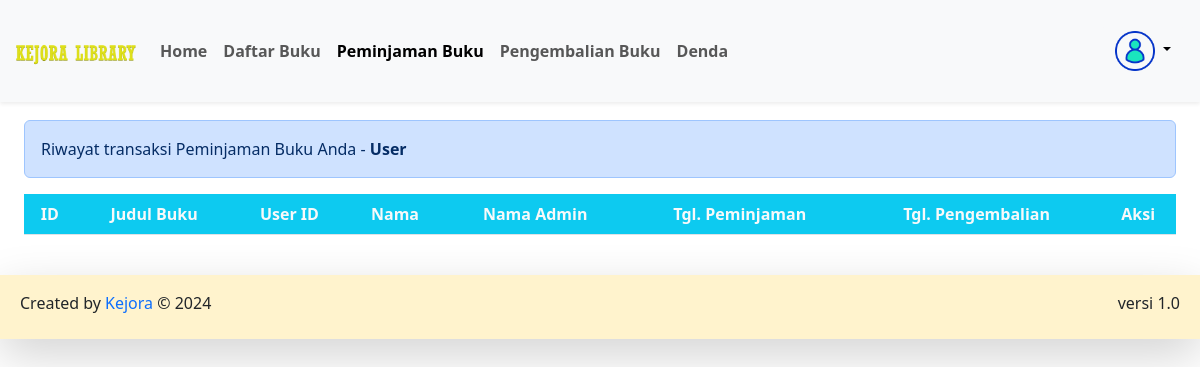
Before: /user/peminjaman.php (signed in) with the older database file.
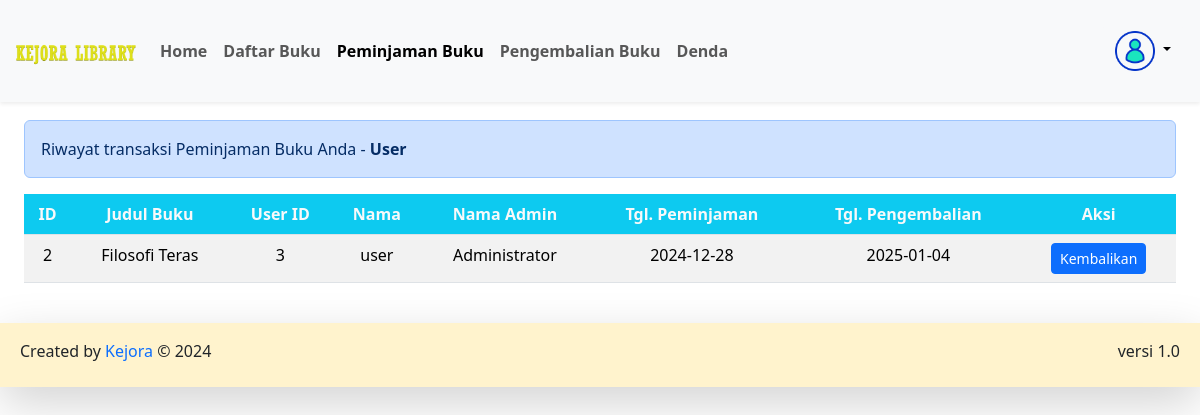
After: the same page with the newer database file.
### tables this page shows
CREATE TABLE `peminjaman` (
  `id_peminjaman` int NOT NULL,
  `id_buku` varchar(20) NOT NULL,
  `user_id` int NOT NULL,
  `id_admin` int NOT NULL,
  `tgl_peminjaman` date NOT NULL,
  `tgl_pengembalian` date NOT NULL
);

CREATE TABLE `buku` (
  `cover` varchar(255) NOT NULL,
  `id_buku` varchar(20) NOT NULL,
  `kategori` varchar(255) NOT NULL,
  `judul` varchar(255) NOT NULL,
  `pengarang` varchar(255) NOT NULL,
  `penerbit` varchar(255) NOT NULL,
  `tahun_terbit` date NOT NULL,
  `jumlah_halaman` int NOT NULL,
  `buku_deskripsi` text NOT NULL
);

CREATE TABLE `users` (
  `user_id` int NOT NULL,
  `email` varchar(100) DEFAULT NULL,
  `username` varchar(255) NOT NULL,
  `nama` varchar(255) NOT NULL,
  `password` varchar(255) NOT NULL,
  `jenis_kelamin` varchar(20) NOT NULL,
  `no_tlp` varchar(15) NOT NULL,
  `tgl_pendaftaran` date NOT NULL,
  `role` enum('ADMIN','USER') NOT NULL
);

### config/config.php (called while the page is built, shortened)
<?php
$host = "127.0.0.1";
$username = "root";
$password = "";
$database_name = "kejora_library";
$connection = mysqli_connect($host, $username, $password, $database_name);
function queryReadData($dataKategori)
{
  global $connection;
  $result = mysqli_query($connection, $dataKategori);
  $items = [];
  while ($item = mysqli_fetch_assoc($result)) {
    $items[] = $item;
  }
  return $items;
}

### user/peminjaman.php (the view, shortened to what this page needs)
<?php
require "../config/config.php";
$akunUser = $_SESSION["users"]["user_id"];
$dataPinjam = queryReadData("SELECT peminjaman.id_peminjaman, peminjaman.id_buku, buku.judul, peminjaman.user_id, users.nama, admin.nama as nama_admin, peminjaman.tgl_peminjaman, peminjaman.tgl_pengembalian
FROM peminjaman
INNER JOIN buku ON peminjaman.id_buku = buku.id_buku
INNER JOIN users ON peminjaman.user_id = users.user_id
INNER JOIN users admin ON peminjaman.id_admin = admin.user_id
WHERE peminjaman.user_id = $akunUser");
?>
<!DOCTYPE html>
<html lang="en">
<head>
  <link href="../assets/bootstrap/bootstrap.min.css" rel="stylesheet">
  <link rel="stylesheet" href="https://cdn.datatables.net/1.13.4/css/jquery.dataTables.min.css">
</head>
<body>
  <?php include 'navbar.php'; ?>
  <div class="p-4 mt-5">
    <div class="mt-5 alert alert-primary" role="alert">Riwayat transaksi Peminjaman Buku Anda - <span class="fw-bold text-capitalize"><?php echo htmlentities($_SESSION["users"]["nama"]); ?></span></div>
    <div class="table-responsive mt-3">
      <table id="datatable" class="table table-striped table-hover">
        <thead class="text-center">
          <tr>
            <th class="bg-info text-light">ID</th>
            <th class="bg-info text-light">Judul Buku</th>
            <th class="bg-info text-light">User ID</th>
            <th class="bg-info text-light">Nama</th>
            <th class="bg-info text-light">Nama Admin</th>
            <th class="bg-info text-light">Tgl. Peminjaman</th>
            <th class="bg-info text-light">Tgl. Pengembalian</th>
            <th class="bg-info text-light">Aksi</th>
          </tr>
        </thead>
        <tbody class="text-center">
          <?php foreach ($dataPinjam as $item) : ?>
            <tr>
              <td><?= $item["id_peminjaman"]; ?></td>
              <td><?= $item["judul"]; ?></td>
              <td><?= $item["user_id"]; ?></td>
              <td><?= $item["nama"]; ?></td>
              <td><?= $item["nama_admin"]; ?></td>
              <td><?= $item["tgl_peminjaman"]; ?></td>
              <td><?= $item["tgl_pengembalian"]; ?></td>
              <td>
                <a class="btn btn-sm btn-primary" href="pengembalianBuku.php?id=<?= $item["id_peminjaman"]; ?>"> Kembalikan</a>
              </td>
            </tr>
          <?php endforeach; ?>
        </tbody>
      </table>
    </div>
  </div>
  <footer class="bg-warning-subtle text-dark shadow-lg bg-subtle p-2">
    <div class="container-fluid d-flex justify-content-between">
      <p class="mt-2">Created by <span class="text-primary"> Kejora</span> © 2024</p>
      <p class="mt-2">versi 1.0</p>
    </div>
  </footer>
</body>
</html>

Changed rows visible on the page:
added peminjaman: id_peminjaman "2", id_buku.judul "Filosofi Teras", user "3", user.nama "user", id_admin.nama "Administrator", tgl_peminjaman "2024-12-28", tgl_pengembalian "2025-01-04"
